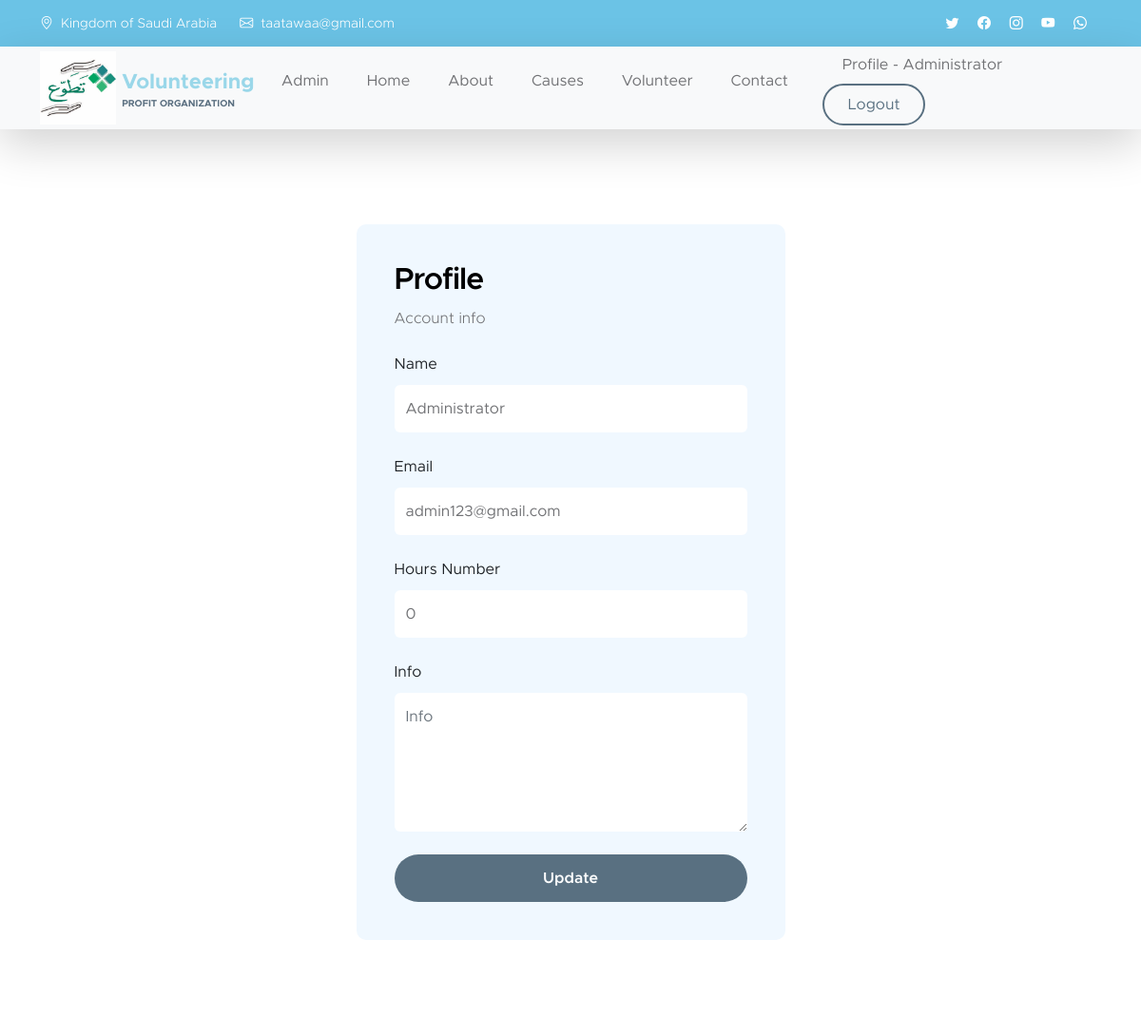
The page /profile.php (signed in) on the database its author committed.
### tables this page shows
CREATE TABLE `users` (
  `id` int(11) NOT NULL,
  `name` varchar(255) NOT NULL,
  `email` varchar(255) NOT NULL,
  `phone` varchar(255) NOT NULL,
  `password` varchar(255) NOT NULL,
  `type` text DEFAULT 'student',
  `info` text DEFAULT '',
  `hours_number` int(11) DEFAULT 0,
  `school_id` int(11) DEFAULT NULL
);

### profile.php (the view, shortened to what this page needs)
<?php
include "header.inc";
$user_id = $_SESSION['user_id'];
$sql = "select * from users where id = " . $user_id;
$res = $con->query($sql);
$row = $res->fetch_assoc();
?>
<section class="contact-section section-padding" id="section_6">
    <div class="container">
        <div class="row">
            <div class="col-lg-5 col-12 mx-auto">
                <form class="custom-form contact-form" action="profile.php" method="post" role="form">
                    <h3>Profile</h3>
                    <p class="mb-4">Account info
                    </p>
                    <label for="name">Name</label><input type="text" name="name" id="name" class="form-control" placeholder="Name" value="<?= $row['name'] ?>" required>
                    <label for="email">Email</label><input type="email" name="email" id="email" pattern="[^ @]*@[^ @]*" class="form-control" value="<?= $row['email'] ?>" placeholder="Email" required>
                    <label for="nh">Hours Number</label>
                    <input type="text" id="nh" readonly disabled class="form-control" placeholder="Hours Number" value="<?= $row['hours_number'] ?>">
                    <label for="info">Info</label>
                    <textarea name="info" rows="5" class="form-control" id="info" placeholder="Info"><?= $row['info'] ?></textarea>
                    <button type="submit" class="form-control">Update</button>
                </form>
            </div>
        </div>
    </div>
</section>

### css/templatemo-kind-heart-charity.css (style rules this page uses)
:root { --white-color: #ffffff; --primary-color: #9ad7e9; --secondary-color: #5a6f80; --section-bg-color: #f0f8ff; --site-footer-bg-color: #44525d; --custom-btn-bg-color: #597081; --custom-btn-bg-hover-color: #9ad7e9; --dark-color: #000000; --p-color: #717275; --border-color: #e9eaeb; --body-font-family: 'Metropolis', sans-serif; --h1-font-size: 52px; --h2-font-size: 46px; --h3-font-size: 32px; --h4-font-size: 28px; --h5-font-size: 24px; --h6-font-size: 22px; --p-font-size: 16px; --btn-font-size: 18px; --copyright-font-size: 14px; --border-radius-large: 100px; --border-radius-medium: 20px; --border-radius-small: 10px; --font-weight-light: 300; --font-weight-normal: 400; --font-weight-semibold: 600; --font-weight-bold: 700; }
body { background-color: var(--white-color); font-family: var(--body-font-family); }
h2, h3, h4, h5, h6 { color: var(--dark-color); }
h1, h2, h3, h4, h5, h6 { font-weight: var(--font-weight-semibold); letter-spacing: -1px; }
h3 { font-size: var(--h3-font-size); }
p { color: var(--p-color); font-size: var(--p-font-size); font-weight: var(--font-weight-light); }
a, button { touch-action: manipulation; transition: all 0.3s; }
.section-padding { padding-top: 100px; padding-bottom: 100px; }
.contact-section { background: var(--white-color); }
.contact-form { background: var(--section-bg-color); border-radius: var(--border-radius-small); padding: 40px; }
.custom-form .form-control, .input-group-file { background-color: var(--section-bg-color); box-shadow: none; border: 0; color: var(--p-color); margin-bottom: 24px; padding-top: 13px; padding-bottom: 13px; outline: none; }
.custom-form label { margin-bottom: 10px; }
.custom-form button[type="submit"] { background: var(--custom-btn-bg-color); border: none; border-radius: var(--border-radius-large); color: var(--white-color); font-size: var(--p-font-size); font-weight: var(--font-weight-semibold); transition: all 0.3s; margin-bottom: 0; }
.contact-form .form-control { background: var(--white-color); }

### rows shown on the page
users: name "Administrator", email "admin123@gmail.com", hours_number "0"

### other values the page prints
$username "Administrator"
